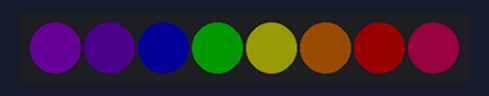
Simulated run of this sketch. Board: Arduino Uno, built with avr-gcc and run on an emulated ATmega328P. Parts: 8 RGB LEDs in strip order, left to right. Dim RGB values are drawn brighter than linear.

Above: at 0.15 s.
At 5.57 s:
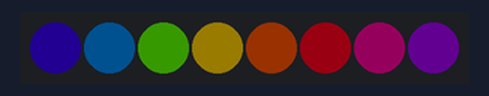
At 10.99 s:
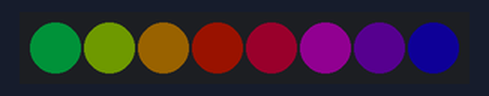
At 19.72 s:
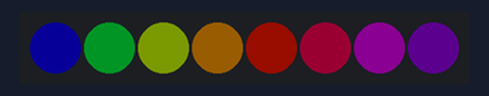
At 29.35 s:
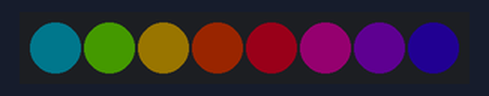
At 39.29 s:
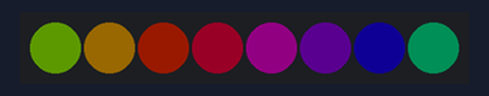
Timing chart, 0 to 40.0 s (numbered marks = the images above):
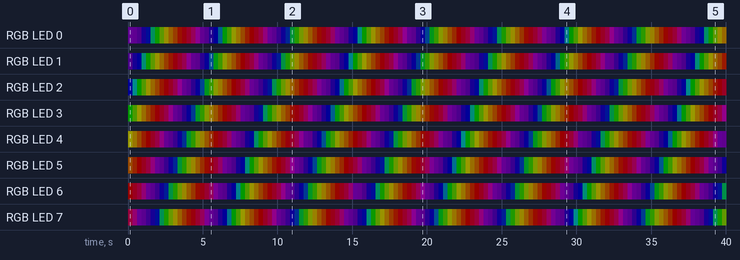

The sketch:

digi_rgb1.ino
```cpp
#include <Adafruit_NeoPixel.h>

// set to pin connected to data input of WS8212 (NeoPixel) strip
#define PIN         0

// any pin with analog input (used to initialize random number generator)
#define RNDPIN      2

// number of LEDs (NeoPixels) in your strip
// (please note that you need 3 bytes of RAM available for each pixel)
#define NUMPIXELS   8

// max LED brightness (1 to 255) – start with low values!
// (please note that high brightness requires a LOT of power)
#define BRIGHTNESS  64

// increase to get narrow spots, decrease to get wider spots
#define FOCUS       65

// decrease to speed up, increase to slow down (it's not a delay actually)
#define DELAY       4000

// set to 1 to display FPS rate
#define DEBUG       1


Adafruit_NeoPixel strip = Adafruit_NeoPixel(NUMPIXELS, PIN, NEO_GRB + NEO_KHZ800);

// we have 3 color spots (reg, green, blue) oscillating along the strip with different speeds
float spdr, spdg, spdb;
float offset;
unsigned char colors2[] = {
  0,0,0,
  0,0,0,
  100,0,0,
  0,0,0,
  0,0,0,
  0,0,0,
  0,0,0,
  0,0,0,
  0,0,0
};

unsigned char colors[] = {
  255,0,100,
  148,0,211,
  75,0,130,
  0,0,255,
  0,255,0,
  255,255,0,
  255,127,0,
  255,0,0,
  255,0,100
};


int steps = 50;
int step = 0;
long time = 0;
int colorStep=1;

void setup() {
  // initialize pseudo-random number generator with some random value
  randomSeed(analogRead(RNDPIN));

  // initialize LED strip
  strip.begin();
  strip.show();

  time = millis();
}

void loop() {
  // use real time to recalculate position of each color spot
  long ms = millis();

  if(time+10 < ms)
  {
    time = ms;
    step++;
  }

  if(step>=steps)
  {
    step=0;
    colorStep = (colorStep+1)%NUMPIXELS;
  }

  // now iterate over each pixel and calculate it's color
  for (int i=0; i<NUMPIXELS; i++) {
      int color = ((colorStep+i)*3) % 24;
      int scale = 10;
      int color1 = color+3;

      float fr = colors[color+0]+(colors[color1+0]-colors[color+0])*step/steps;
      float fg = colors[color+1]+(colors[color1+1]-colors[color+1])*step/steps;
      float fb = colors[color+2]+(colors[color1+2]-colors[color+2])*step/steps;


      unsigned char cr = fr/scale;
      unsigned char cg = fg/scale;
      unsigned char cb = fb/scale;

      strip.setPixelColor(i,
        cr,
        cg,
        cb
      );
  }

  // send data to LED strip
  strip.show();
}
```

Measured:
- by itself, RGB LED 1: off → RGB(7, 0, 13) at 0.00 s, → RGB(3, 0, 19) 0.30 s later, → RGB(0, 0, 25) 0.30 s later, → RGB(0, 13, 11) 0.30 s later, … (133 changes in this stretch)
- by itself, RGB LED 5: off → RGB(25, 12, 0) at 0.00 s, → RGB(25, 6, 0) 0.30 s later, → RGB(25, 0, 0) 0.30 s later, → RGB(25, 0, 5) 0.30 s later, … (133 changes in this stretch)
